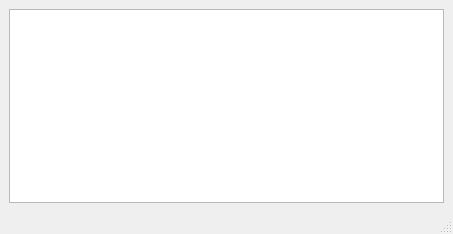
<?xml version="1.0" encoding="UTF-8"?>
<ui version="4.0">
 <class>NetworkScanDisplay</class>
 <widget class="QMainWindow" name="NetworkScanDisplay">
  <property name="geometry">
   <rect>
    <x>0</x>
    <y>0</y>
    <width>453</width>
    <height>234</height>
   </rect>
  </property>
  <property name="windowTitle">
   <string>MainWindow</string>
  </property>
  <widget class="QWidget" name="centralwidget">
   <layout class="QGridLayout" name="gridLayout">
    <item row="0" column="0">
     <widget class="QTextEdit" name="consolTextEdit"/>
    </item>
   </layout>
  </widget>
  <widget class="QMenuBar" name="menubar">
   <property name="geometry">
    <rect>
     <x>0</x>
     <y>0</y>
     <width>453</width>
     <height>21</height>
    </rect>
   </property>
  </widget>
  <widget class="QStatusBar" name="statusbar"/>
 </widget>
 <resources/>
 <connections/>
</ui>
